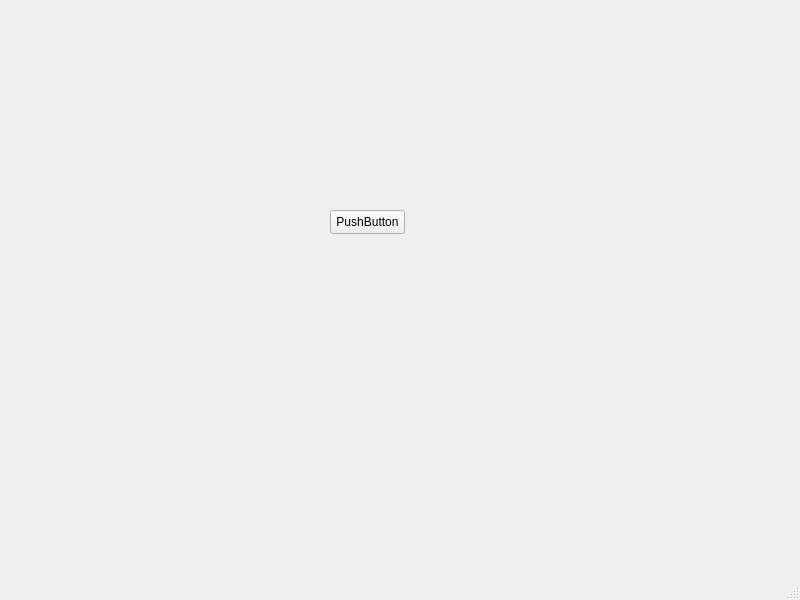
<?xml version="1.0" encoding="UTF-8"?>
<ui version="4.0">
 <class>MainWindow</class>
 <widget class="QMainWindow" name="MainWindow">
  <property name="geometry">
   <rect>
    <x>0</x>
    <y>0</y>
    <width>800</width>
    <height>600</height>
   </rect>
  </property>
  <property name="windowTitle">
   <string>MainWindow</string>
  </property>
  <widget class="QWidget" name="centralwidget">
   <widget class="QPushButton" name="pushButton">
    <property name="geometry">
     <rect>
      <x>330</x>
      <y>210</y>
      <width>75</width>
      <height>24</height>
     </rect>
    </property>
    <property name="text">
     <string>PushButton</string>
    </property>
   </widget>
  </widget>
  <widget class="QMenuBar" name="menubar">
   <property name="geometry">
    <rect>
     <x>0</x>
     <y>0</y>
     <width>800</width>
     <height>22</height>
    </rect>
   </property>
  </widget>
  <widget class="QStatusBar" name="statusbar"/>
 </widget>
 <resources/>
 <connections/>
</ui>
